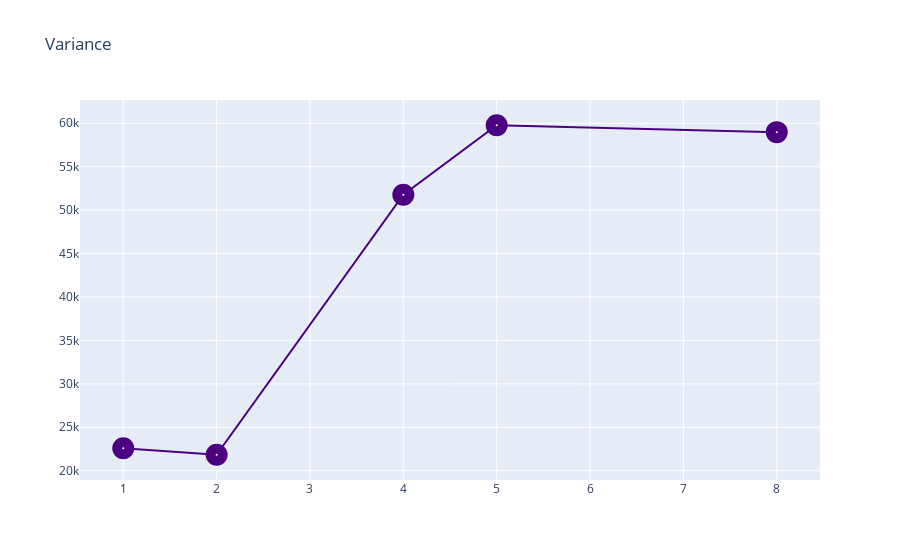

The cell this chart's notebook holds for it:
### Markdown cell above
## 16.2. Potting Variance

### Code cell
plt.figure(figsize=(10,10))
Variance = go.Scatter(x=metrics_df.degree,
                    y=metrics_df.variance,
                    name = "Variance",
                    line = dict(color = 'indigo'),
                    opacity = 1,
                    marker=dict(
                        color='white',
                        size=10,
                        line=dict(
                            width=12
                        )))

layout2 = dict(title='Variance',)

fig = dict(data=[Variance], layout=layout2)

iplot(fig)

### Figure 1 — Plotly figure (JSON) as saved in the notebook; plotly's stock layout.template omitted (floating-point values rounded to 4 significant figures)
{"data": [{"line": {"color": "indigo"}, "marker": {"color": "white", "line": {"width": 12}, "size": 10}, "name": "Variance", "opacity": 1, "type": "scatter", "x": [1.0, 2.0, 4.0, 5.0, 8.0], "y": [22580.0, 21840.0, 51770.0, 59770.0, 58980.0]}], "layout": {"title": {"text": "Variance"}}}
